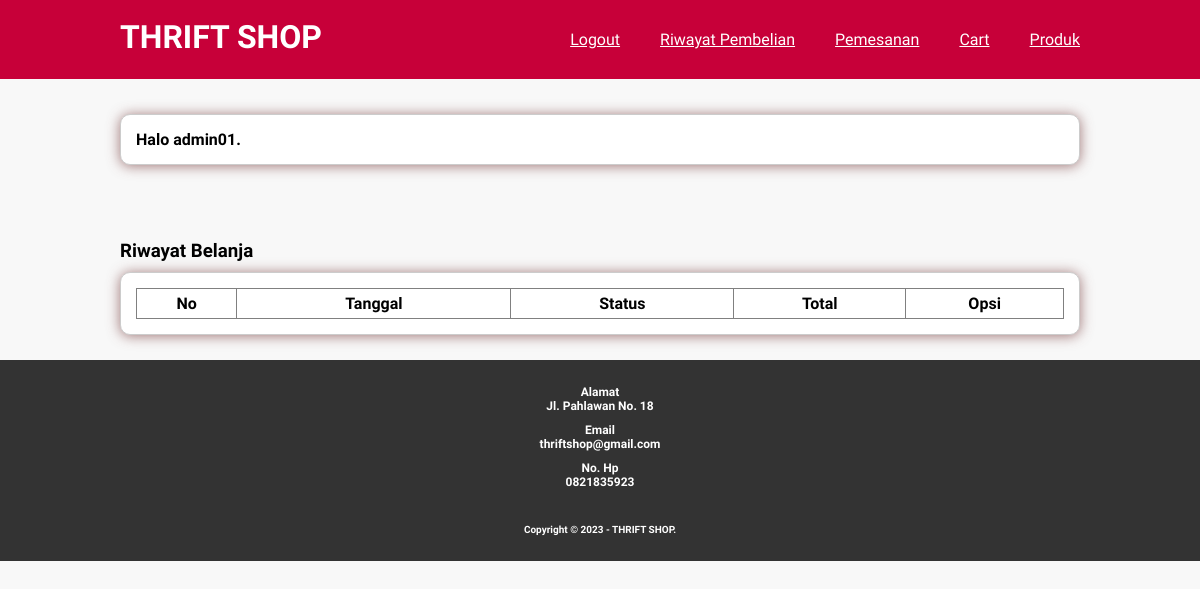
The app's page /riwayat.php (signed in) with its own data.
### tables this page shows
CREATE TABLE `tb_user` (
  `id_user` int(11) NOT NULL,
  `nama` varchar(50) NOT NULL,
  `username` varchar(100) NOT NULL,
  `password` varchar(100) NOT NULL,
  `user_email` varchar(100) NOT NULL,
  `user_telp` varchar(20) NOT NULL,
  `user_address` text NOT NULL,
  `level` varchar(20) NOT NULL
);

### riwayat.php (the view, shortened to what this page needs)
<?php
    include 'db.php';
    $kontak = mysqli_query($conn, "SELECT user_telp, user_email, user_address FROM tb_user WHERE id_user = 1");
    $a = mysqli_fetch_object($kontak);
?>
<!DOCTYPE html>
<html lang="en">
<head>
    <link rel="stylesheet" type="text/css" href="css/style.css">
</head>
<body>
    <header>
        <div class="container">
            <h1><a href="halaman_user.php">THRIFT SHOP</a></h1>
            <ul>
            <li><a href="produk_user.php">Produk</a></li>
                <li><a href="keranjang.php">Cart</a></li>
                <li><a href="checkout.php">Pemesanan</a></li>
                <li><a href="riwayat.php">Riwayat Pembelian</a></li>
                <li><a href="logout.php">Logout</a></li>
            </ul>
        </div>
    </header>
    <div class="section">
        <div class="container">
            <div class="box">
                <h4>Halo <b><?php echo $_SESSION['user']; ?>.</h4>
            </div>
        </div>
    </div>
    <div class="section">
        <div class="container">
            <h3>Riwayat Belanja <?php echo $_SESSION['pelanggan']['nama']; ?></h3>
            <div class="box">
            <table border="1" cellspacing="0" class="table">
                <thead>
                    <tr>
                        <th>No</th>
                        <th>Tanggal</th>
                        <th>Status</th>
                        <th>Total</th>
                        <th>Opsi</th>
                    </tr>
                </thead>
            </table>
        </div>
    </div>
    <div class="footer">
        <div class="container">
            <h4>Alamat</h4>
            <p><?php echo $a->user_address ?></p>
            <h4>Email</h4>
            <p><?php echo $a->user_email ?></p>
            <h4>No. Hp</h4>
            <p><?php echo $a->user_telp ?></p>
            <small>Copyright &copy; 2023 - THRIFT SHOP.</small>
         </div>
    </div>
</body>
</html>

### css/style.css (style rules this page uses)
* { padding:0; margin:0; font-family: 'Oxygen', sans-serif; }
body { background-color: #f8f8f8 ; }
a { color: inherit; text-decoration: none; }
ul { list-style-type: none; margin: 0; padding: 0; overflow: hidden; }
li { float: right; }
li a { display: block; color: white; text-align: center; padding: 16px 16px; text-decoration: underline; }
header { background-color:#C70039; color:#fff }
header h1 { float: left; padding:18px 0; }
header ul { float: right; }
header ul li { display: inline-block; padding: 10px 0px; }
header ul li a { padding:20px 0 20px 40px; display: inline-block; }
.container { width: 80%; margin:0 auto; }
.container:after { content: ''; display: block; clear: both; }
.section { padding:25px 0; }
.box { background-color:#fff; border:1px solid #ccc; padding:15px; box-sizing: border-box; margin:10px 0 25px 0; border-radius: 10px; box-shadow: 0 1px 13px rgba(120, 61, 61, 0.694); }
.box:after { content: ''; display: block; clear: both; }
.table { width: 100%; border-collapse: collapse; }
.table tr { height: 30px; }
.footer { padding:25px 0; background-color: #333; color:#fff; text-align: center; font-size: 12px; }
.footer p { margin-bottom: 10px; }
.footer small { margin-top: 25px; display: inline-block; }

### records on screen
tb_user: user_address "Jl. Pahlawan No. 18", user_email "thriftshop@gmail.com", user_telp "0821835923"

### other values on screen
$_SESSION['user'] "admin01"
